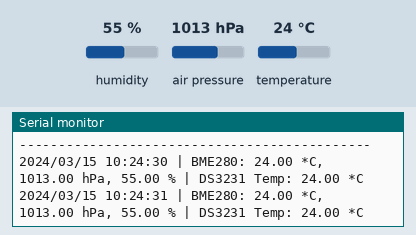
A sketch run on a simulated ESP32. Shown: the last lines printed to the serial monitor. The inputs (shaded band) are chosen by the test bench; at power-on: humidity 55 %, air pressure 1013 hPa, temperature 24 °C. The local clock reads 2024-03-15 10:24:30 at power-on unless the sketch sets it.

Above: at 1.3 s.
1.4 s: humidity set to 22 %
At 2.7 s:
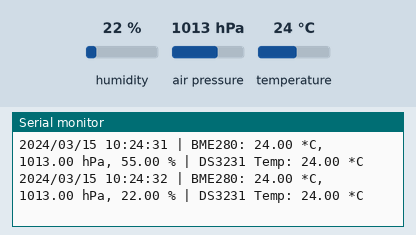
2.9 s: air pressure set to 952 hPa
At 3.9 s:
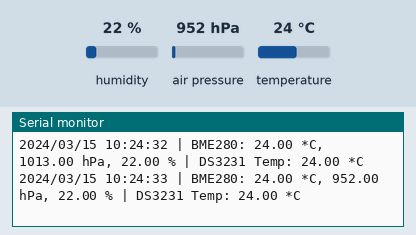
4.4 s: temperature set to 12 °C
At 4.4 s:
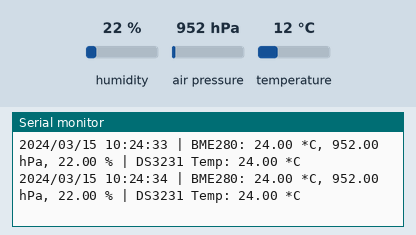
Timing chart, 0 to 7.4 s (numbered marks = the images above; inputs shaded):
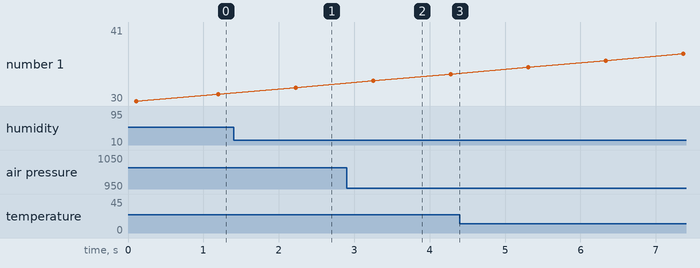

The sketch:

esp_bme_rtc.ino
```cpp
// int ledPin = LED_BUILTIN;
// int blinkInterval = 250; // Интервал в миллисекундах. 250 = быстрое мигание

// void setup() {
//   pinMode(ledPin, OUTPUT);
// }

// void loop() {
//   digitalWrite(ledPin, HIGH);
//   delay(blinkInterval); // Используем переменную

//   digitalWrite(ledPin, LOW);
//   delay(blinkInterval); // Используем переменную
// }


#include <Wire.h>
#include "RTClib.h"
#include <Adafruit_Sensor.h>
#include <Adafruit_BME280.h>

// Создаем объекты для каждого сенсора
RTC_DS3231 rtc;
Adafruit_BME280 bme; // I2C

void setup() {
  // Запускаем Serial порт. Для ESP32 можно смело ставить скорость 115200
  Serial.begin(9600);
  while (!Serial) {
    delay(10); // Ожидание для некоторых плат
  }

  Serial.println("Запуск теста BME280 + DS3231...");

  // --- Инициализация DS3231 ---
  if (!rtc.begin()) {
    Serial.println("Не удалось найти RTC модуль DS3231! Проверьте подключение.");
    while (1) delay(10);
  }
  Serial.println("RTC модуль DS3231 найден.");

  // --- БЛОК ДЛЯ УСТАНОВКИ ВРЕМЕНИ (НУЖНО СДЕЛАТЬ ОДИН РАЗ) ---
  // Раскомментируйте следующую строку, чтобы установить время RTC
  // равным времени компиляции этого скетча.
  // После первой успешной прошивки, ЗАКОММЕНТИРУЙТЕ эту строку обратно
  // и прошейте еще раз, чтобы не сбрасывать время при каждой перезагрузке.
  // rtc.adjust(DateTime(F(__DATE__), F(__TIME__)));


  // --- Инициализация BME280 ---
  // Адрес по умолчанию 0x77, но может быть 0x76.
  // Если не находит, попробуйте bme.begin(0x76)
  if (!bme.begin(0x76)) {
    Serial.println("Не удалось найти сенсор BME280! Проверьте подключение и I2C адрес.");
    while (1) delay(10);
  }
  Serial.println("Сенсор BME280 найден.");
  Serial.println("---------------------------------------------");
}

void loop() {
  // --- Считываем данные с DS3231 ---
  DateTime now = rtc.now();
  float rtc_temp = rtc.getTemperature();

  // --- Считываем данные с BME280 ---
  float bme_temp = bme.readTemperature();
  float bme_humidity = bme.readHumidity();
  // Давление BME280 выдает в Паскалях. Для удобства переводим в гектопаскали (гПа).
  float bme_pressure = bme.readPressure() / 100.0F;


  // --- Форматируем и выводим данные в монитор порта ---

  // Дата и время
  Serial.print(now.year(), DEC);
  Serial.print('/');
  if (now.month() < 10) Serial.print('0');
  Serial.print(now.month(), DEC);
  Serial.print('/');
  if (now.day() < 10) Serial.print('0');
  Serial.print(now.day(), DEC);
  Serial.print(" ");
  if (now.hour() < 10) Serial.print('0');
  Serial.print(now.hour(), DEC);
  Serial.print(':');
  if (now.minute() < 10) Serial.print('0');
  Serial.print(now.minute(), DEC);
  Serial.print(':');
  if (now.second() < 10) Serial.print('0');
  Serial.print(now.second(), DEC);

  // Показания сенсоров
  Serial.print(" | BME280: ");
  Serial.print(bme_temp);
  Serial.print(" *C, ");
  Serial.print(bme_pressure);
  Serial.print(" hPa, ");
  Serial.print(bme_humidity);
  Serial.print(" %");

  Serial.print(" | DS3231 Temp: ");
  Serial.print(rtc_temp);
  Serial.println(" *C");

  // Ждем одну секунду перед следующим считыванием
  delay(1000);
}
```

Measured:
- after the input at 1.4 s, the serial monitor: prints a new line after 0.83 s (image 1)
- after the input at 2.9 s, the serial monitor: prints a new line after 0.35 s (image 2)
